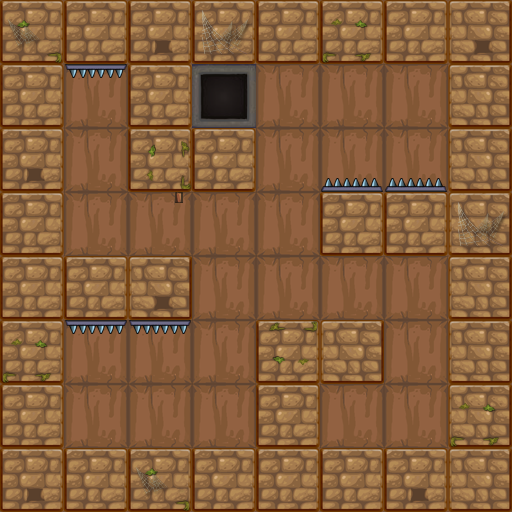

A 2D game scene composited from a Tiled map and its tileset images. What follows is a short description and the map's XML, with each tile layer's data collapsed to a summary:
An orthogonal 8x8 tile map with 64x64 px tiles, 2 tile layers (bg1, fg1) and 21 objects (10x wall, 3x ding, 3x enemy, key, player, ...).

<map version="1.0" orientation="orthogonal" renderorder="right-down" width="8" height="8" tilewidth="64" tileheight="64">
 <properties>
  <property name="maxStep" value="15" />
 </properties>
 <tileset firstgid="1" name="lv1map" tilewidth="64" tileheight="64">
  <image source="lv1map.png" width="256" height="256" />
 </tileset>
 <layer name="bg1" width="8" height="8">
  <data>[64 cells, 64 non-empty, 3 distinct tile ids]</data>
 </layer>
 <layer name="fg1" width="8" height="8">
  <data>[64 cells, 22 non-empty, 7 distinct tile ids]</data>
 </layer>
 <objectgroup name="obj1">
  <object name="wall" x="0" y="0" width="512" height="64" />
  <object name="wall" x="0" y="0" width="64" height="512" />
  <object name="wall" x="0" y="448" width="512" height="64" />
  <object name="wall" x="448" y="0" width="64" height="448" />
  <object name="key" x="64" y="384" width="64" height="64">
   <properties>
    <property name="active" value="false" />
    <property name="isArmature" value="true" />
   </properties>
  </object>
  <object name="player" x="64" y="192" width="64" height="64" />
  <object name="ding" x="320" y="179" width="128" height="13" />
  <object name="wall" x="0" y="256" width="192" height="64" />
  <object name="enemy" x="320" y="384" width="64" height="64" />
  <object name="wall" x="320" y="192" width="192" height="64" />
  <object name="wall" x="256" y="320" width="128" height="64" />
  <object name="wall" x="128" y="0" width="64" height="192" />
  <object name="enemy" x="320" y="256" width="64" height="64" />
  <object name="wall" x="256" y="320" width="64" height="192" />
  <object name="enemy" x="256" y="256" width="64" height="64" />
  <object name="door" x="384" y="64" width="64" height="64" />
  <object name="banziL" x="179" y="192" width="13" height="64" />
  <object name="dong" x="192" y="64" width="64" height="64" />
  <object name="ding" x="64" y="320" width="128" height="13" />
  <object name="ding" x="64" y="64" width="64" height="13" />
  <object name="wall" x="128" y="128" width="128" height="64" />
 </objectgroup>
</map>
